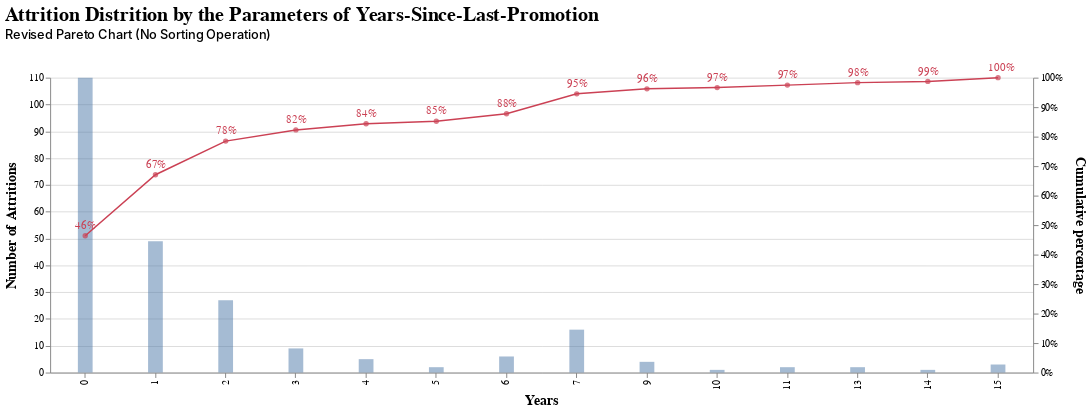

Notebook cell for this chart:
### Code cell
# YearsSinceLastPromotion

df_promot= df_left.groupby('YearsSinceLastPromotion')['YearsSinceLastPromotion'].count().reset_index(name='counts')
df_promot.columns = ['year', 'counts']
df_promot['cumpercent'] = df_promot['counts'].cumsum()/df_promot['counts'].sum()

years_pareto(df_promot).properties(
        title = {
            'text': 'Attrition Distrition by the Parameters of Years-Since-Last-Promotion',
            'subtitle':'Revised Pareto Chart (No Sorting Operation)',
            'subtitleFontWeight':500,
            'subtitleFontSize': 13,
            'anchor':'start',
            'fontSize': 20,
            'offset':20,
            'subtitlePadding':5

        }
    )

### Figure 1 — Vega-Lite specification as saved in the notebook (floating-point values rounded to 4 significant figures)
{"config": {"view": {"continuousWidth": 400, "continuousHeight": 300, "strokeWidth": 0}, "mark": {}}, "layer": [{"mark": {"type": "bar", "opacity": 0.5, "size": 15}, "encoding": {"x": {"type": "ordinal", "axis": {"title": "Years", "titleFontSize": 14}, "field": "year"}, "y": {"type": "quantitative", "axis": {"title": "Number of Attritions", "titleFontSize": 14, "titlePadding": 10}, "field": "counts"}}, "height": 300, "width": 1000}, {"mark": {"type": "line", "color": "#cb4154", "strokeWidth": 1.5}, "encoding": {"text": {"type": "quantitative", "field": "cumpercent"}, "x": {"type": "ordinal", "axis": {"title": "Years", "titleFontSize": 14}, "field": "year"}, "y": {"type": "quantitative", "axis": {"format": ".0%", "title": "Cumulative percentage", "titleFontSize": 14, "titlePadding": 10}, "field": "cumpercent"}}, "height": 300, "width": 1000}, {"mark": {"type": "circle", "color": "#cb4154", "strokeWidth": 3}, "encoding": {"text": {"type": "quantitative", "field": "cumpercent"}, "x": {"type": "ordinal", "axis": {"title": "Years", "titleFontSize": 14}, "field": "year"}, "y": {"type": "quantitative", "axis": null, "field": "cumpercent"}}, "height": 300, "width": 1000}, {"mark": {"type": "text", "align": "left", "baseline": "middle", "dx": -10, "dy": -10}, "encoding": {"color": {"value": "#cb4154"}, "text": {"type": "quantitative", "field": "cumpercent", "format": ".0%"}, "x": {"type": "ordinal", "axis": {"title": "Years", "titleFontSize": 14}, "field": "year"}, "y": {"type": "quantitative", "axis": null, "field": "cumpercent"}}, "height": 300, "width": 1000}], "data": {"name": "data-a22d9a3949bc6cfc4df8e528492acab0"}, "resolve": {"scale": {"y": "independent"}}, "title": {"text": "Attrition Distrition by the Parameters of Years-Since-Last-Promotion", "subtitle": "Revised Pareto Chart (No Sorting Operation)", "subtitleFontWeight": 500, "subtitleFontSize": 13, "anchor": "start", "fontSize": 20, "offset": 20, "subtitlePadding": 5}, "$schema": "https://vega.github.io/schema/vega-lite/v4.8.1.json", "datasets": {"data-a22d9a3949bc6cfc4df8e528492acab0": [{"year": 0, "counts": 110, "cumpercent": 0.4641}, {"year": 1, "counts": 49, "cumpercent": 0.6709}, {"year": 2, "counts": 27, "cumpercent": 0.7848}, {"year": 3, "counts": 9, "cumpercent": 0.8228}, {"year": 4, "counts": 5, "cumpercent": 0.8439}, {"year": 5, "counts": 2, "cumpercent": 0.8523}, {"year": 6, "counts": 6, "cumpercent": 0.8776}, {"year": 7, "counts": 16, "cumpercent": 0.9451}, {"year": 9, "counts": 4, "cumpercent": 0.962}, {"year": 10, "counts": 1, "cumpercent": 0.9662}, {"year": 11, "counts": 2, "cumpercent": 0.9747}, {"year": 13, "counts": 2, "cumpercent": 0.9831}, {"year": 14, "counts": 1, "cumpercent": 0.9873}, {"year": 15, "counts": 3, "cumpercent": 1.0}]}}
